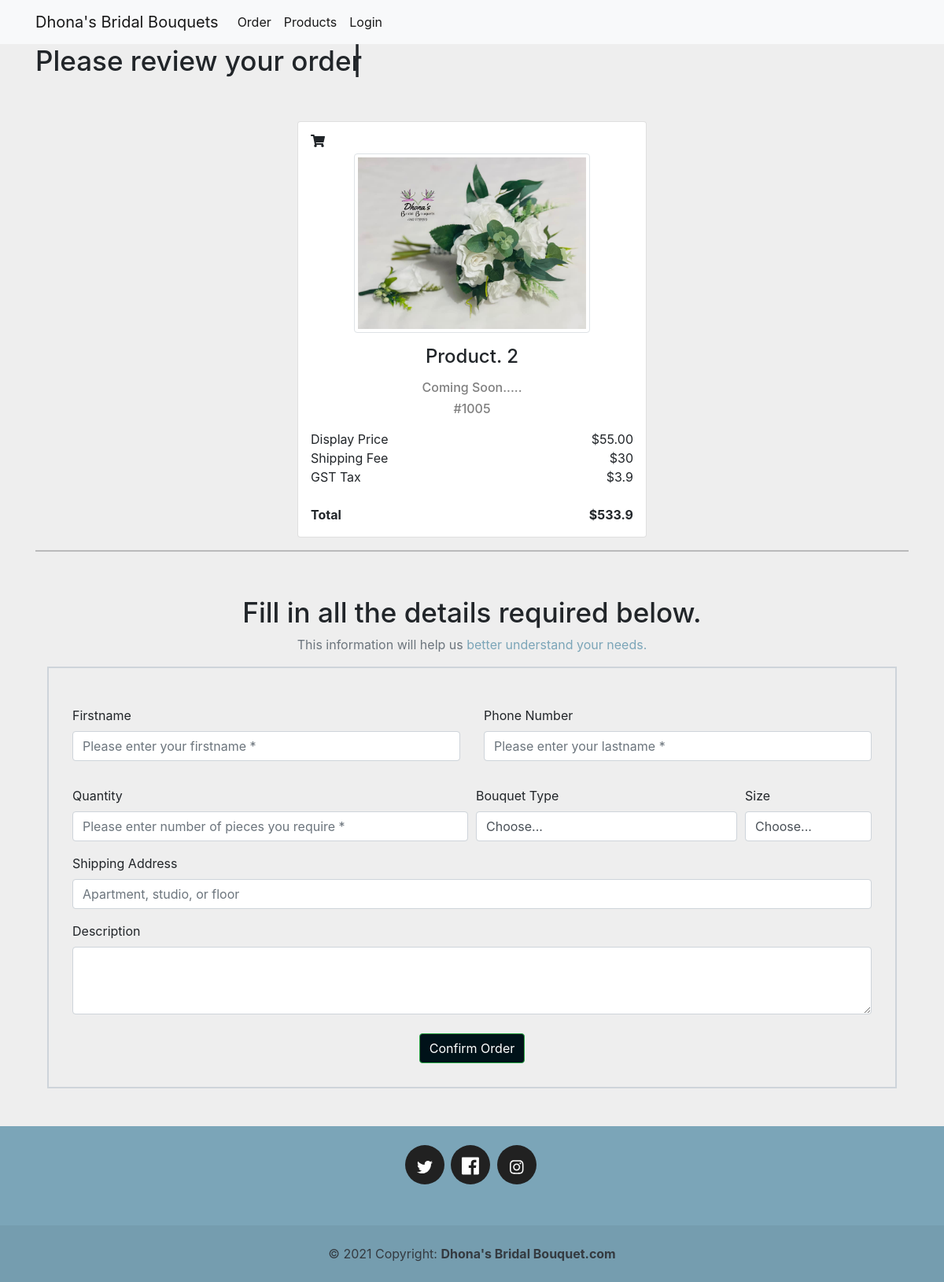
Screenshot of /slected_item/2 with the database file from the repository.
### flower/models.py (models this page shows, shortened)
class Product(models.Model):
    product_id = models.IntegerField(max_length=4, null=True, blank=True)
    title = models.CharField(max_length=220)
    image = models.ImageField(upload_to='static/img', null=True, blank=True)
    content = models.TextField(null=True, blank=True)
    price = models.DecimalField(max_digits=10, decimal_places=2, default=0.00)

### flower/views.py (the view, shortened to what this page needs)
# urls.py: path('slected_item/<int:product_pk>', views.slected_item, name='slected_item'),
def slected_item(request, product_pk):
    selected_product = Product.objects.get(pk=product_pk)
    form = FlowerOrderForm()
    return render(request, 'flower/slected_item.html', {'OrderForm': form,
                                                        'selected_product': selected_product})

### flower/forms.py
class FlowerOrderForm(forms.ModelForm):
    class Meta:
        model = Order
        fields = ['name', 'phone_no', 'description', 'size', 'quantity', 'bouquet_type', 'shipping_address',]
        labels = {'name': 'First Name', 'phone_no': 'Contact phone number', 'description': 'Feel free to give us a short description:', 'quantity': 'Quantity', 'bouquet_type': 'Bouquet Type'}
        widgets = {'description': forms.Textarea}

### templates/flower/slected_item.html (shortened to what this page needs)
{% extends 'flower/base.html' %}
{% load crispy_forms_tags %}
{% block css %}
    <link rel="stylesheet" href="https://stackpath.bootstrapcdn.com/bootstrap/4.4.1/css/bootstrap.min.css">
    <link rel="stylesheet" href="https://cdnjs.cloudflare.com/ajax/libs/font-awesome/4.7.0/css/font-awesome.min.css">
{% endblock css %}
{% block body %}
    {% load widget_tweaks %}
    <div class="container mb-5">
       <h1><span class="text-1">Please review your order</span></h1>
        <div class="d-flex justify-content-center container mt-5">
            <div class="card p-3 bg-white"><i class="fas fa-shopping-cart"></i>
                <div class="about-product text-center mt-2"><img class="img-fluid img-thumbnail"
                                                                 src='{{ selected_product.image.url }}' width="300">
                    <div>
                        <h4 class="mt-3">{{ selected_product.title }}</h4>
                        <h6 class="mt-3 text-black-50">{{ selected_product.content }}</h6>
                        <h6 class="mt-2 text-muted text-black-50">#{{ selected_product.product_id }}</h6>
                    </div>
                </div>
                <div class="stats mt-2">
                    <div class="d-flex justify-content-between p-price">
                        <span>Display Price</span><span>${{ selected_product.price }}</span>
                    </div>
                    <div class="d-flex justify-content-between p-price"><span>Shipping Fee</span><span>$30</span></div>
                    <div class="d-flex justify-content-between p-price"><span>GST Tax</span><span>$3.9</span>
                    </div>
                </div>
                <div class="d-flex justify-content-between total font-weight-bold mt-4">
                    <span>Total</span><span>$533.9</span>
                </div>
            </div>
        </div>
        <hr>
        <div class="content-center container mt-5">
            <div class="form-group">
                <div class="d-flex justify-content-center container">
                    <div class="about-product text-center mt-2">
                        <h1>Fill in all the details required below.</h1>
                        <p class="text-muted">This information will help us<span class="" style="color:#7ba5b8;"> better understand your needs.</span></p>
                    </div>
                </div>
                <form action="{% url 'product_page' %}" method="post" class="uniForm">
                    <div class="form-group {% if field.errors %}alert alert-danger{% endif %}">
                        <div class="form-group mt-5">
                            <div class="row">
                                <div class="col-md-6">
                                    <div class="form-group">
                                        <label for="id_name">Firstname</label>
                                        <input id="id_name" type="text" name="name" class="form-control"
                                               placeholder="Please enter your firstname *" required="required">
                                    </div>
                                </div>
                                <div class="col-md-6">
                                    <div class="form-group">
                                        <label for="id_phone_no">Phone Number</label>
                                        <input id="id_phone_no" class="form-control"
                                               placeholder="Please enter your lastname *" required="required">
                                    </div>
                                </div>
                            </div>
                        </div>
                        <div class="form-row">
                            <div class="form-group col-md-6">
                                <label for="id_quantity">Quantity </label>
                                <input id="id_quantity" type="number" name="quantity" class="form-control"
                                       placeholder="Please enter number of pieces you require *"
                                       required="required">
                            </div>
                            <div class="form-group col-md-4">
                                <label for="id_bouquet_type">Bouquet Type </label>
                                <select class="form-control" name="bouquet_type" required id="id_bouquet_type">
                                    <option value="" selected>Choose...</option>
                                </select>
                            </div>
                            <div class="form-group col-md-2">
                                <label for="id_size">Size </label>
                                <select id="id_size" class="form-control">
                                    <option selected>Choose...</option>
                                </select>
                            </div>
                        </div>
                        <div class="form-group">
                            <label for="id_shipping_address">Shipping Address </label>
                            <input class="form-control" name="shipping_address" id="id_shipping_address"
                                   placeholder="Apartment, studio, or floor">
                        </div>
                        <div class="form-group">
                            <label for="id_description">Description</label>
                            <textarea class="form-control" id="id_description"
                                      rows="3"></textarea>
                        </div>
                    </div>
                    <div class="d-flex justify-content-center container">
                        <div class="about-product text-center mt-2">
                            <input class="btn btn-success" type="submit" value="Confirm Order">
                        </div>
                    </div>
                </form>
            </div>
        </div>
    </div>
{% endblock %}

### templates/flower/slected_item.html (style rules this page uses)
.card { width: 444px }
body { background: #eee }
.btn-success { background-color: #001219; }
form { border: #ced4da solid 2px; padding-left: 30px; padding-right: 30px; padding-bottom: 30px; }
h1 { font-size: 35px; }
.text-1 { animation: text1; }
.text-1, .text-2 { overflow: hidden; white-space: nowrap; display: inline-block; position: relative; animation-duration: 10s; animation-timing-function: steps(25, end); animation-iteration-count: infinite; }
.text-1::after, .text-2::after { content: "|"; position: absolute; right: 0; animation: caret infinite; animation-duration: 1s; animation-timing-function: steps(1, end); }

### rows the page displays
Product: image (picture), title "Product. 2", content "Coming Soon.....", product_id "1005", price "55.00"
